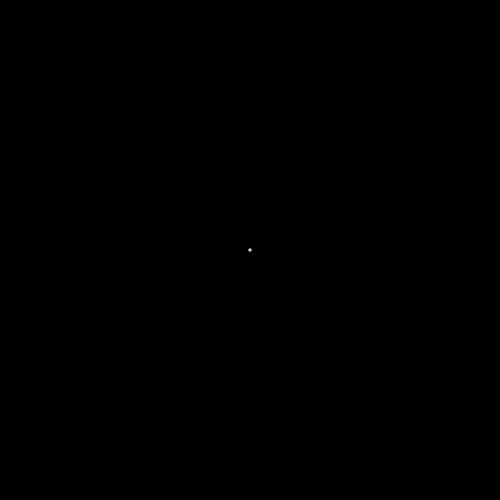
Frame 1 (no input)
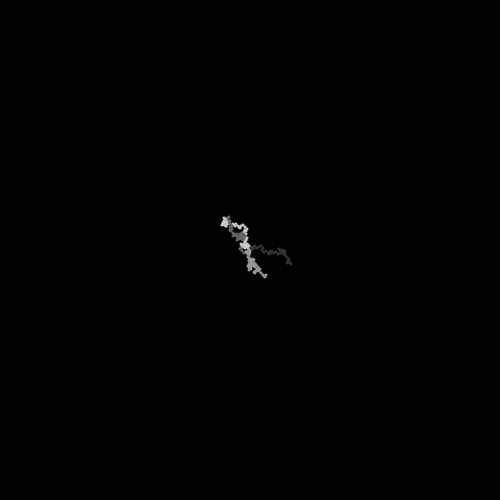
Frame 60 (the mouse pressed at the canvas centre just before this capture)
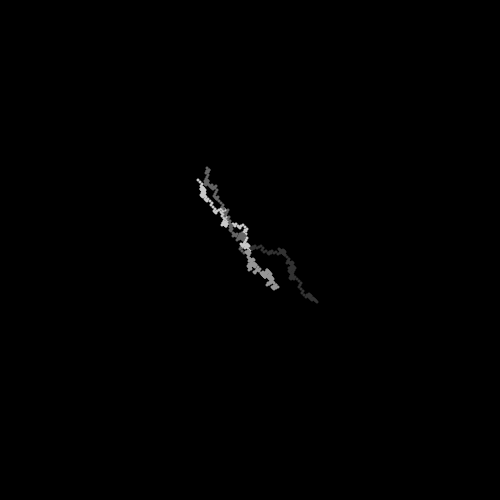
Frame 120 (the mouse held since frame 60 and released just before this capture)

The Processing sketch that drew these frames (run headless with seeded random() and noise(); from frame 60 on, the mouse is pressed at the canvas centre):

// Processing sketch: processing_180577
// ── processing_180577.pde


int WSIZE = 500;
float c = WSIZE/2;
float RADIUS = 3;

int NPOINTS = 4;

/* Points array */
Point[] parray = new Point[] {new Point(0 + c, 0 + c, c, 2, 1),
                              new Point(0 + c, 0 + c, c, 1, 2), 
                              new Point(0 + c, 0 + c, c, 2, 1), 
                              new Point(0 + c, 0 + c, c, 1, 2)} ;

/* Colors array */
int[] red = { 50, 100, 150, 200 };
int[] gre = { 50, 100, 150, 200 };
int[] blu = { 50, 100, 150, 200 };


void setup() {
  frameRate(100);
  size(500, 500);
  background(0);
}

void draw() {
  for ( int n = 0; n < NPOINTS; n++ ) {
    noStroke();
    fill( red[n], gre[n], blu[n] );
    ellipse( parray[n].getX(), parray[n].getY(), RADIUS, RADIUS);
    parray[n].updatePoint();
  }
}
class Point {
  float x;
  float y;
  float z;
  float step_right, step_left;

  Point(float x0, float y0, float z0, float sright, float sleft) {
    x = x0;
    y = y0;
    z = z0;
    step_right = sright;
    step_left = sleft;
  }

  float getX() {
    return x;
  }

  float getY() {
    return y;
  }
  
  float getZ() {
    return z;
  }

  void updatePoint() {
    if ( x > WSIZE || x < 0 || y > WSIZE || y < 0 || z > WSIZE || z < 0) {
      x = random(0, WSIZE);
      y = random(0, WSIZE);
      z = random(0, WSIZE);
    } else {
      x = updateCoordinate(x);
      y = updateCoordinate(y);
      z = updateCoordinate(z);
    }
  }
  
  float updateCoordinate(float t) {
      if (random(0, 1) > 0.5) {
        return t + step_right;
      } else {
        return t - step_left;
      }
  }
}
